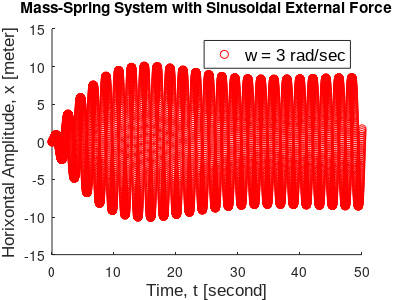
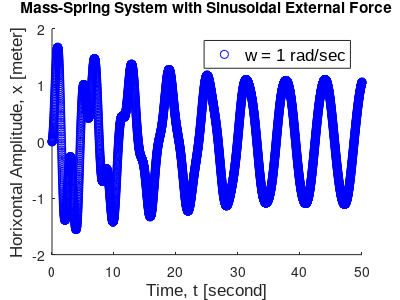
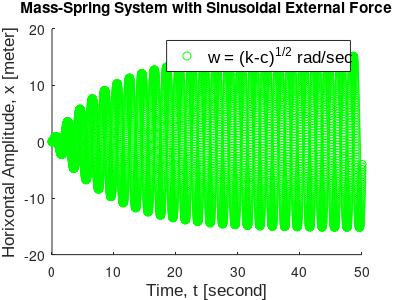
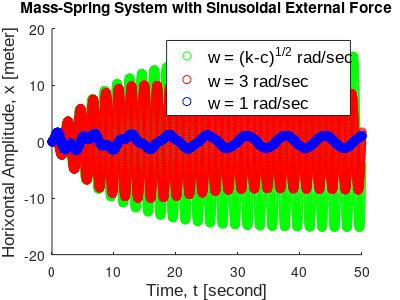

Write MATLAB code to recreate these figures, in order.
%{
Filename: hw4_405582562_p2.m

Description: This script will simulate a mass-spring system with a
sinusoidal external force being applied to it as well as a frictional
force. This will be done using a semi-implicit euler approximation

Name:Mauricio Deguchi
UID: 405-582-562
%}
%% Forefront stuff
clc; clear all; close all;

%% Establishing Constants
m = 1;                          % mass of the cart is 1kg
k = 10;                         % spring constant is 10 N/m
f_c = 10;                       % Amplitude of the force is 10 N 
w = 3;                          % Angular velocity is 3 m/s
time_initial = 0;               % start at t = 0
time_final = 80;                % final time is at t = 80
delta_t = .01;                  % time step for euler's method
x_j = 0;                        % start at x = 0
v_j = 0;                        % cart is static at start
c = 0.2;                        % Frictional force constant
t = linspace(0,50,5000);        % set up time axis


%% Establishing Euler's Functions
x = linspace(1,1,5000);           % establish storage array for position value                                                 
for j = 0:4999                    % set boundary for motion
    v_j = v_j + ((f_c*cos(w*j/100) - k * x_j - c * v_j) / m)*delta_t;                   % Establishes euler's semi-implicit formula
    x(j+1) = x_j;                 % establishes previous position as new position
    x_j = x_j + v_j * delta_t;    % calculates next position

end

x_i = 0;                        % start at x = 0
v_i = 0;                        % cart is static at start
x_1 = linspace(1,1,5000);         % establish storage array for position value
h = 1;                            % set new value for w (angular velocity)
for i = 0:4999                    % set boundary for motion
    v_i = v_i + ((f_c*cos(h*i/100) - k * x_i - c * v_i) / m)*delta_t;           % Establishes euler's semi-implicit formula
    x_1(i+1) = x_i;             % establishes previous position as new position
    x_i = x_i + v_i * delta_t;  % calculates next position

end

x_I = 0;                        % start at x = 0
v_I = 0;                        % cart is static at start
x_2 = linspace(1,1,5000);       % establish storage array for position value
l = (k-c)^(1/2);                % set new value for w again (angular velocity)
for I= 0:4999                    % set boundary for motion   
    v_I = v_I + ((f_c*cos(l*I/100) - k * x_I - c * v_I) / m)*delta_t;                   % Establishes euler's semi-implicit formula
    x_2(I+1) = x_I;             % establishes previous position as new position
    x_I = x_I + v_I * delta_t;  % calculates next position

end

%% Plotting
% Constants for Graphs
FONTNAME = 'Arial';
FONTSIZE = 12;
pWidth = 4;
pHeight = 3;

% Figure 1
f1 = figure(1);
scatter(t,x, 'r');

xlabel('Time, t [second]', 'Fontname', FONTNAME, 'Fontsize', FONTSIZE );
ylabel('Horixontal Amplitude, x [meter]', 'Fontname', FONTNAME, 'Fontsize', FONTSIZE );
title('Mass-Spring System with Sinusoidal External Force');
LEG = legend('w = 3 rad/sec');
set(LEG, 'Fontname', FONTNAME, 'Fontsize', FONTSIZE);

set(gcf, 'PaperUnits', 'inches', 'PaperPosition', [ 0 0 pWidth pHeight],... 
    'PaperSize', [pWidth pHeight]);
saveas(f1, 'Fig_problem2_1.pdf');

% Figure 2
f2 = figure(2);
scatter(t,x_1, 'b');

xlabel('Time, t [second]', 'Fontname', FONTNAME, 'Fontsize', FONTSIZE );
ylabel('Horixontal Amplitude, x [meter]', 'Fontname', FONTNAME, 'Fontsize', FONTSIZE );
title('Mass-Spring System with Sinusoidal External Force');
LEG = legend('w = 1 rad/sec');
set(LEG, 'Fontname', FONTNAME, 'Fontsize', FONTSIZE);

set(gcf, 'PaperUnits', 'inches', 'PaperPosition', [ 0 0 pWidth pHeight],... 
    'PaperSize', [pWidth pHeight]);
saveas(f2, 'Fig_problem2_2.pdf');

% Figure 3
f3 = figure(3);
scatter(t,x_2, 'g');
xlabel('Time, t [second]', 'Fontname', FONTNAME, 'Fontsize', FONTSIZE );
ylabel('Horixontal Amplitude, x [meter]', 'Fontname', FONTNAME, 'Fontsize', FONTSIZE );
title('Mass-Spring System with Sinusoidal External Force');
LEG = legend('w = (k-c)^1^/^2 rad/sec');
set(LEG, 'Fontname', FONTNAME, 'Fontsize', FONTSIZE);

set(gcf, 'PaperUnits', 'inches', 'PaperPosition', [ 0 0 pWidth pHeight],... 
    'PaperSize', [pWidth pHeight]);
saveas(f3, 'Fig_problem2_3.pdf');

% Combined
f4 = figure(4);
scatter(t,x_2, 'g');
hold on
scatter(t,x, 'r');
scatter(t,x_1, 'b');
hold off
xlabel('Time, t [second]', 'Fontname', FONTNAME, 'Fontsize', FONTSIZE );
ylabel('Horixontal Amplitude, x [meter]', 'Fontname', FONTNAME, 'Fontsize', FONTSIZE );
title('Mass-Spring System with Sinusoidal External Force');
LEG = legend( 'w = (k-c)^1^/^2 rad/sec','w = 3 rad/sec', 'w = 1 rad/sec');
set(LEG, 'Fontname', FONTNAME, 'Fontsize', FONTSIZE);

set(gcf, 'PaperUnits', 'inches', 'PaperPosition', [ 0 0 pWidth pHeight],... 
    'PaperSize', [pWidth pHeight]);
saveas(f4, 'Fig_problem2_4.pdf');

% almost all of the graphing code was used directly from the lecture slides
% so not many comments were made in this section as it was fairly straight
% forward to implement
